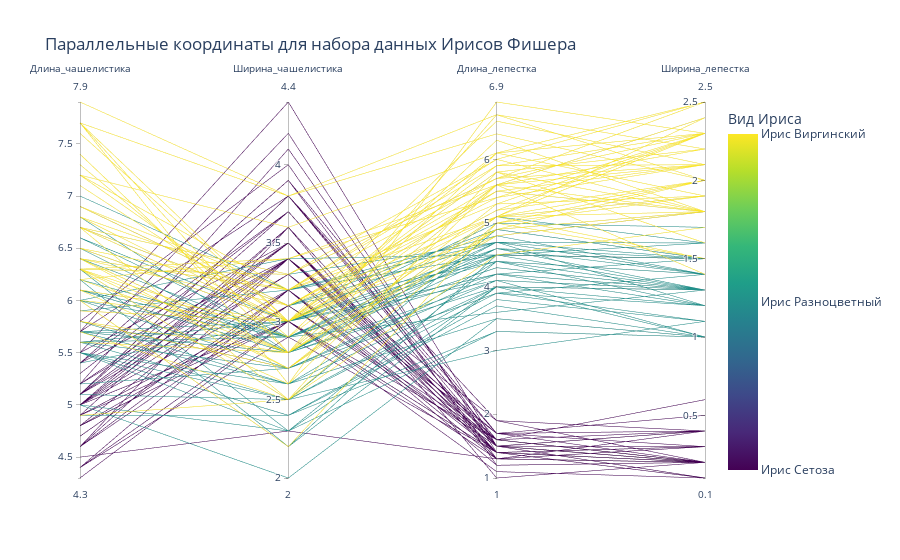

Notebook source saved alongside this figure:
### Code cell
import pandas as pd
import plotly.express as px
from sklearn.datasets import load_iris

# Load the Iris dataset
iris = load_iris()

# Create a DataFrame from the Iris data
# Use original English feature names for DataFrame creation first
df_iris = pd.DataFrame(iris.data, columns=iris.feature_names)

# Add the original numerical target (species) column for coloring
df_iris['species_id'] = iris.target

# Translate feature names to Russian
feature_name_translations = {
    'sepal length (cm)': 'Длина_чашелистика',
    'sepal width (cm)': 'Ширина_чашелистика',
    'petal length (cm)': 'Длина_лепестка',
    'petal width (cm)': 'Ширина_лепестка'
}

df_iris = df_iris.rename(columns=feature_name_translations)

# Map numerical species IDs to Russian names for the legend labels
species_name_map = {
    0: 'Ирис Сетоза',
    1: 'Ирис Разноцветный',
    2: 'Ирис Виргинский'
}

# Create the parallel coordinates plot using Plotly Express
fig = px.parallel_coordinates(
    df_iris,
    color='species_id', # Use the numerical ID for coloring
    dimensions=list(feature_name_translations.values()), # Use translated feature names for dimensions
    color_continuous_scale=px.colors.sequential.Viridis, # Use a continuous color scale
    title='Параллельные координаты для набора данных Ирисов Фишера'
)

# Update the color axis ticks and labels to show translated species names in the colorbar
fig.update_layout(
    coloraxis_colorbar_tickvals=list(species_name_map.keys()),
    coloraxis_colorbar_ticktext=list(species_name_map.values()),
    coloraxis_colorbar_title='Вид Ириса' # Title for the colorbar
)

# Show the plot
fig.show()

### Figure 1 — Plotly figure (JSON) as saved in the notebook; plotly's stock layout.template omitted (floating-point values rounded to 4 significant figures; data arrays with more than 128 entries replaced by an {"elided": "..."} marker saying what was removed)
{"data": [{"dimensions": [{"label": "Длина_чашелистика", "values": {"elided": "150 float values"}}, {"label": "Ширина_чашелистика", "values": {"elided": "150 float values"}}, {"label": "Длина_лепестка", "values": {"elided": "150 float values"}}, {"label": "Ширина_лепестка", "values": {"elided": "150 float values"}}], "domain": {"x": [0, 1], "y": [0, 1]}, "line": {"color": {"elided": "150 int values"}, "coloraxis": "coloraxis"}, "name": "", "type": "parcoords"}], "layout": {"coloraxis": {"colorbar": {"ticktext": ["Ирис Сетоза", "Ирис Разноцветный", "Ирис Виргинский"], "tickvals": [0, 1, 2], "title": {"text": "Вид Ириса"}}, "colorscale": [[0, "#440154"], [0.1111, "#482878"], [0.2222, "#3e4989"], [0.3333, "#31688e"], [0.4444, "#26828e"], [0.5556, "#1f9e89"], [0.6667, "#35b779"], [0.7778, "#6ece58"], [0.8889, "#b5de2b"], [1, "#fde725"]]}, "legend": {"tracegroupgap": 0}, "title": {"text": "Параллельные координаты для набора данных Ирисов Фишера"}}}
